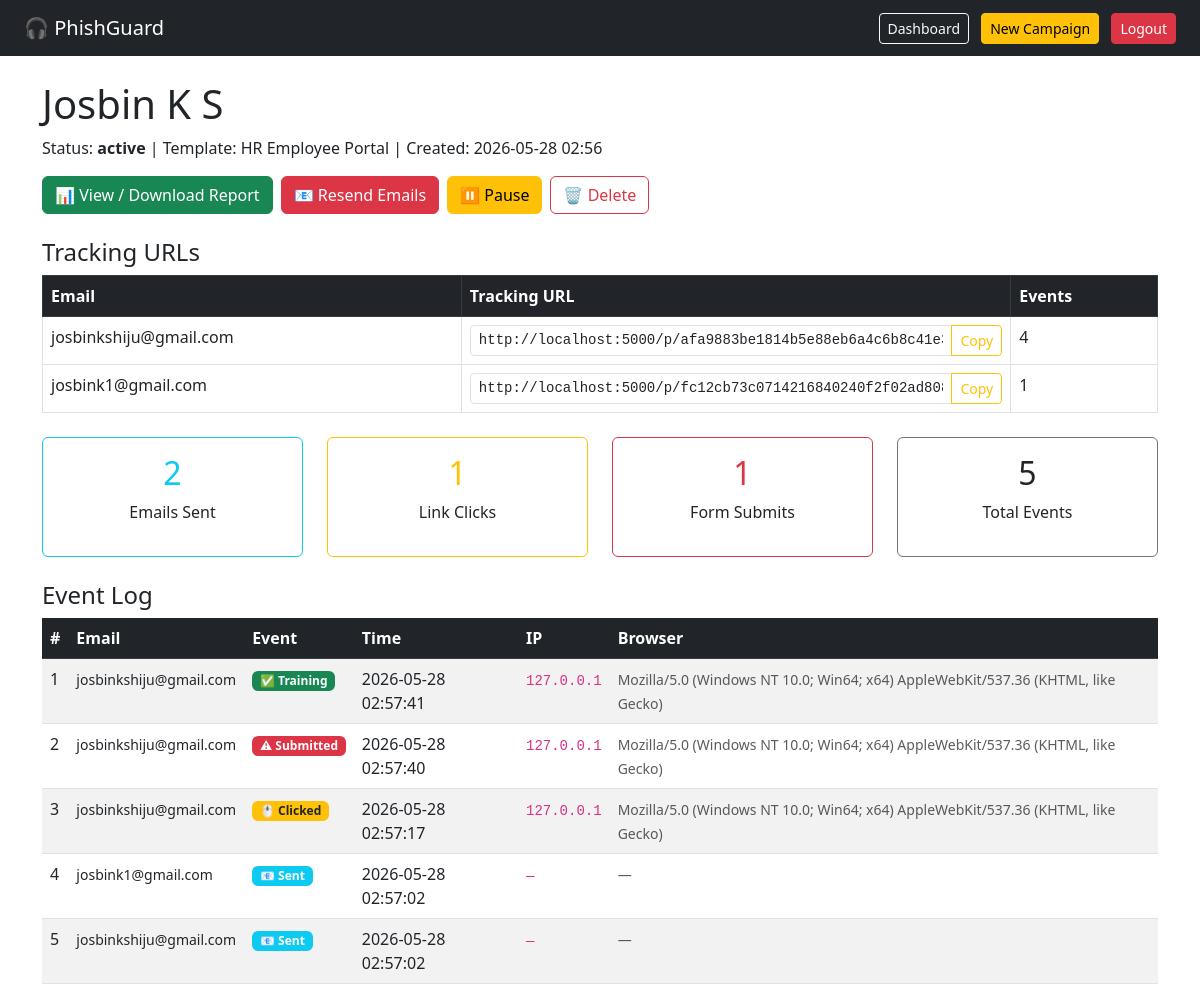
Screenshot of /campaigns/1 (signed in) with the database file from the repository.
### app/models.py (models this page shows)
class Campaign(db.Model):
    __tablename__ = 'campaigns'
    id            = db.Column(db.Integer, primary_key=True)
    name          = db.Column(db.String(150), nullable=False)
    template_id   = db.Column(db.Integer, db.ForeignKey('templates.id'))
    created_by    = db.Column(db.Integer, db.ForeignKey('admin_users.id'))
    status        = db.Column(db.String(20), default='active')
    created_at    = db.Column(db.DateTime, default=datetime.utcnow)
    targets       = db.relationship('Target', backref='campaign', lazy=True, cascade='all, delete')
    creator       = db.relationship('AdminUser', backref='campaigns')

class PhishTemplate(db.Model):
    __tablename__ = 'templates'
    id            = db.Column(db.Integer, primary_key=True)
    name          = db.Column(db.String(100), nullable=False)
    slug          = db.Column(db.String(50), unique=True, nullable=False)
    difficulty    = db.Column(db.String(20), default='medium')
    email_subject = db.Column(db.String(200))
    email_body    = db.Column(db.Text)
    created_at    = db.Column(db.DateTime, default=datetime.utcnow)
    campaigns     = db.relationship('Campaign', backref='template', lazy=True)

class Target(db.Model):
    __tablename__ = 'targets'
    id             = db.Column(db.Integer, primary_key=True)
    campaign_id    = db.Column(db.Integer, db.ForeignKey('campaigns.id'))
    email          = db.Column(db.String(200), default='')
    tracking_token = db.Column(db.String(64), unique=True, nullable=False,
                               default=lambda: uuid.uuid4().hex)
    created_at     = db.Column(db.DateTime, default=datetime.utcnow)
    events         = db.relationship('Event', backref='target', lazy=True, cascade='all, delete')

class Event(db.Model):
    __tablename__ = 'events'
    id         = db.Column(db.Integer, primary_key=True)
    target_id  = db.Column(db.Integer, db.ForeignKey('targets.id'))
    event_type = db.Column(db.String(50), nullable=False)
    timestamp  = db.Column(db.DateTime, default=datetime.utcnow)
    ip_address = db.Column(db.String(45), default='')
    user_agent = db.Column(db.String(300), default='')

### app/campaigns/routes.py (the view)
@campaigns_bp.route('/<int:id>')
@login_required
def view(id):
    campaign = Campaign.query.get_or_404(id)
    base_url = current_app.config.get('APP_BASE_URL', 'http://localhost:5000')
    target_urls = []
    for t in campaign.targets:
        target_urls.append({
            'email'  : t.email,
            'url'    : f"{base_url}/p/{t.tracking_token}",
            'token'  : t.tracking_token,
            'events' : t.events
        })
    return render_template('campaigns/view.html',
                           campaign=campaign,
                           target_urls=target_urls,
                           base_url=base_url)

### app/models.py (called while the page is built)
@login_manager.user_loader
def load_user(user_id):
    return AdminUser.query.get(int(user_id))

### app/templates/campaigns/view.html
{% extends 'base.html' %}
{% block content %}
<h1>{{ campaign.name }}</h1>
<p>Status: <strong>{{ campaign.status }}</strong> |
   Template: {{ campaign.template.name }} |
   Created: {{ campaign.created_at.strftime('%Y-%m-%d %H:%M') }}</p>
<div class="mb-4 d-flex flex-wrap gap-2">
  <a href="/campaigns/{{ campaign.id }}/report" class="btn btn-success">
    📊 View / Download Report
  </a>
  {% if campaign.targets | selectattr('email', 'ne', 'test@simulation.local') | list %}
  <form method="POST" action="/campaigns/{{ campaign.id }}/send"
        onsubmit="return confirm('Resend simulation emails to all targets?')">
    <button class="btn btn-danger">📧 Resend Emails</button>
  </form>
  {% endif %}
  {% if campaign.status == 'active' %}
    <form method="POST" action="/campaigns/{{ campaign.id }}/pause">
      <button class="btn btn-warning">⏸ Pause</button>
    </form>
  {% else %}
    <form method="POST" action="/campaigns/{{ campaign.id }}/resume">
      <button class="btn btn-success">▶ Resume</button>
    </form>
  {% endif %}
  <form method="POST" action="/campaigns/{{ campaign.id }}/delete"
        onsubmit="return confirm('Delete this campaign?')">
    <button class="btn btn-outline-danger">🗑 Delete</button>
  </form>
</div>
<h4>Tracking URLs</h4>
<table class="table table-bordered mb-4">
  <thead class="table-dark">
    <tr><th>Email</th><th>Tracking URL</th><th>Events</th></tr>
  </thead>
  <tbody>
  {% for t in target_urls %}
    <tr>
      <td>{{ t.email }}</td>
      <td>
        <div class="input-group input-group-sm">
          <input type="text" class="form-control font-monospace"
                 value="{{ t.url }}" readonly>
          <button class="btn btn-outline-warning btn-sm"
                  onclick="navigator.clipboard.writeText('{{ t.url }}');this.innerText='✓'">
            Copy
          </button>
        </div>
      </td>
      <td>{{ t.events | length }}</td>
    </tr>
  {% endfor %}
  </tbody>
</table>
{% set all_events = namespace(items=[]) %}
{% for t in campaign.targets %}
  {% for e in t.events %}
    {% set all_events.items = all_events.items + [e] %}
  {% endfor %}
{% endfor %}
{% set clicks  = all_events.items | selectattr('event_type','equalto','link_clicked')          | list %}
{% set submits = all_events.items | selectattr('event_type','equalto','credentials_submitted') | list %}
{% set sent    = all_events.items | selectattr('event_type','equalto','email_sent')            | list %}
<div class="row mb-4">
  <div class="col-md-3">
    <div class="card text-center border-info">
      <div class="card-body"><h2 class="text-info">{{ sent|length }}</h2><p>Emails Sent</p></div>
    </div>
  </div>
  <div class="col-md-3">
    <div class="card text-center border-warning">
      <div class="card-body"><h2 class="text-warning">{{ clicks|length }}</h2><p>Link Clicks</p></div>
    </div>
  </div>
  <div class="col-md-3">
    <div class="card text-center border-danger">
      <div class="card-body"><h2 class="text-danger">{{ submits|length }}</h2><p>Form Submits</p></div>
    </div>
  </div>
  <div class="col-md-3">
    <div class="card text-center border-secondary">
      <div class="card-body"><h2>{{ all_events.items|length }}</h2><p>Total Events</p></div>
    </div>
  </div>
</div>
<h4>Event Log</h4>
{% if all_events.items %}
<table class="table table-striped">
  <thead class="table-dark">
    <tr><th>#</th><th>Email</th><th>Event</th><th>Time</th><th>IP</th><th>Browser</th></tr>
  </thead>
  <tbody>
  {% for e in all_events.items | sort(attribute='timestamp', reverse=True) %}
    <tr>
      <td>{{ loop.index }}</td>
      <td><small>{{ e.target.email if e.target else '—' }}</small></td>
      <td>
        {% if e.event_type == 'email_sent' %}<span class="badge bg-info">📧 Sent</span>
        {% elif e.event_type == 'link_clicked' %}<span class="badge bg-warning text-dark">🖱 Clicked</span>
        {% elif e.event_type == 'credentials_submitted' %}<span class="badge bg-danger">⚠ Submitted</span>
        {% elif e.event_type == 'training_shown' %}<span class="badge bg-success">✅ Training</span>
        {% else %}<span class="badge bg-secondary">{{ e.event_type }}</span>{% endif %}
      </td>
      <td>{{ e.timestamp.strftime('%Y-%m-%d %H:%M:%S') }}</td>
      <td><code>{{ e.ip_address or '—' }}</code></td>
      <td><small class="text-muted">{{ e.user_agent[:80] if e.user_agent else '—' }}</small></td>
    </tr>
  {% endfor %}
  </tbody>
</table>
{% else %}
<div class="alert alert-secondary">No events yet.</div>
{% endif %}
{% endblock %}

### rows the page displays
Campaign: name "Josbin K S", status "active", created_at "2026-05-28 02:56"
PhishTemplate: template.name "HR Employee Portal"
Target: email "josbinkshiju@gmail.com", url "http://localhost:5000/p/afa9883be1814b5e88eb6a4c6b8c41e3", events|length "4"
Target: email "josbink1@gmail.com", url "http://localhost:5000/p/fc12cb73c0714216840240f2f02ad808", events|length "1"
Event: target "josbinkshiju@gmail.com", event_type "✅ Training", timestamp "2026-05-28 02:57:41", ip_address "127.0.0.1", user_agent "Mozilla/5.0 (Windows NT 10.0; Win64; x64) AppleWebKit/537.36 (KHTML, like Gecko)"
Event: target "josbinkshiju@gmail.com", shows "⚠ Submitted", timestamp "2026-05-28 02:57:40", ip_address "127.0.0.1", user_agent "Mozilla/5.0 (Windows NT 10.0; Win64; x64) AppleWebKit/537.36 (KHTML, like Gecko)"
Event: target "josbinkshiju@gmail.com", event_type "🖱 Clicked", timestamp "2026-05-28 02:57:17", ip_address "127.0.0.1", user_agent "Mozilla/5.0 (Windows NT 10.0; Win64; x64) AppleWebKit/537.36 (KHTML, like Gecko)"
Event: target "josbink1@gmail.com", event_type "📧 Sent", timestamp "2026-05-28 02:57:02", ip_address "—", user_agent "—"
Event: target "josbinkshiju@gmail.com", event_type "📧 Sent", timestamp "2026-05-28 02:57:02", ip_address "—", user_agent "—"

### other values shown
{{ sent|length }} "2"
{{ clicks|length }} "1"
{{ submits|length }} "1"
{{ all_events.items|length }} "5"
